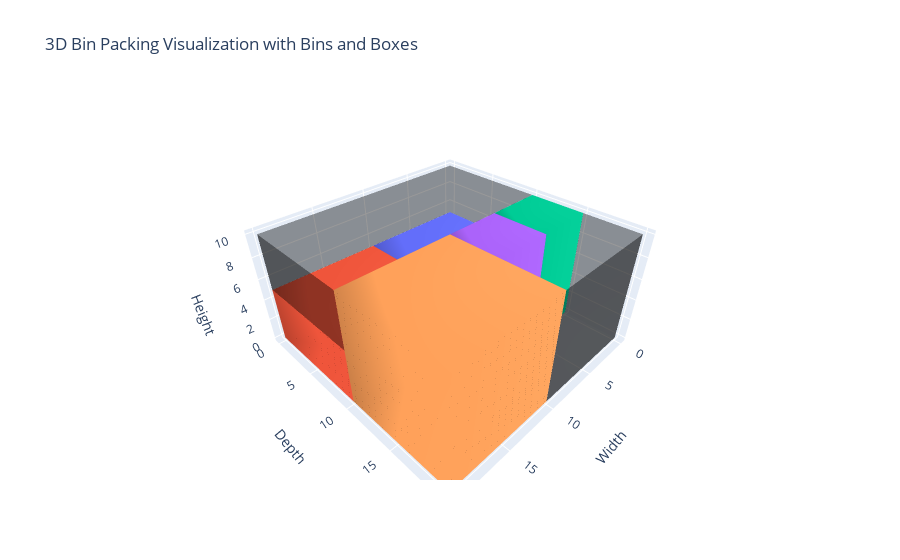

This figure's notebook cell:
### Code cell
execute_bin_packing(brute_force, "./data/example2.txt")

### Figure 1 — Plotly figure (JSON) as saved in the notebook; plotly's stock layout.template omitted (floating-point values rounded to 4 significant figures)
{"data": [{"color": "black", "i": [0, 0, 1, 1, 2, 2, 3, 3, 0, 0], "j": [1, 5, 2, 6, 3, 7, 0, 4, 1, 2], "k": [5, 4, 6, 5, 7, 6, 4, 7, 2, 3], "name": "Bin 1", "opacity": 0.4, "type": "mesh3d", "x": [0, 20, 20, 0, 0, 20, 20, 0], "y": [0, 0, 20, 20, 0, 0, 20, 20], "z": [0, 0, 0, 0, 10, 10, 10, 10]}, {"color": "#636EFA", "i": [0, 0, 1, 1, 2, 2, 3, 3, 0, 0, 4, 4], "j": [1, 5, 2, 6, 3, 7, 0, 4, 1, 2, 5, 6], "k": [5, 4, 6, 5, 7, 6, 4, 7, 2, 3, 6, 7], "name": "Bin 1, Box 1", "opacity": 1, "type": "mesh3d", "x": [0, 10, 10, 0, 0, 10, 10, 0], "y": [0, 0, 10, 10, 0, 0, 10, 10], "z": [0, 0, 0, 0, 5, 5, 5, 5]}, {"color": "#EF553B", "i": [0, 0, 1, 1, 2, 2, 3, 3, 0, 0, 4, 4], "j": [1, 5, 2, 6, 3, 7, 0, 4, 1, 2, 5, 6], "k": [5, 4, 6, 5, 7, 6, 4, 7, 2, 3, 6, 7], "name": "Bin 1, Box 2", "opacity": 1, "type": "mesh3d", "x": [10, 20, 20, 10, 10, 20, 20, 10], "y": [0, 0, 10, 10, 0, 0, 10, 10], "z": [0, 0, 0, 0, 5, 5, 5, 5]}, {"color": "#00CC96", "i": [0, 0, 1, 1, 2, 2, 3, 3, 0, 0, 4, 4], "j": [1, 5, 2, 6, 3, 7, 0, 4, 1, 2, 5, 6], "k": [5, 4, 6, 5, 7, 6, 4, 7, 2, 3, 6, 7], "name": "Bin 1, Box 3", "opacity": 1, "type": "mesh3d", "x": [0, 5, 5, 0, 0, 5, 5, 0], "y": [10, 10, 15, 15, 10, 10, 15, 15], "z": [0, 0, 0, 0, 10, 10, 10, 10]}, {"color": "#AB63FA", "i": [0, 0, 1, 1, 2, 2, 3, 3, 0, 0, 4, 4], "j": [1, 5, 2, 6, 3, 7, 0, 4, 1, 2, 5, 6], "k": [5, 4, 6, 5, 7, 6, 4, 7, 2, 3, 6, 7], "name": "Bin 1, Box 4", "opacity": 1, "type": "mesh3d", "x": [5, 10, 10, 5, 5, 10, 10, 5], "y": [10, 10, 15, 15, 10, 10, 15, 15], "z": [0, 0, 0, 0, 10, 10, 10, 10]}, {"color": "#FFA15A", "i": [0, 0, 1, 1, 2, 2, 3, 3, 0, 0, 4, 4], "j": [1, 5, 2, 6, 3, 7, 0, 4, 1, 2, 5, 6], "k": [5, 4, 6, 5, 7, 6, 4, 7, 2, 3, 6, 7], "name": "Bin 1, Box 5", "opacity": 1, "type": "mesh3d", "x": [10, 20, 20, 10, 10, 20, 20, 10], "y": [10, 10, 20, 20, 10, 10, 20, 20], "z": [0, 0, 0, 0, 10, 10, 10, 10]}], "layout": {"scene": {"xaxis": {"title": {"text": "Width"}}, "yaxis": {"title": {"text": "Depth"}}, "zaxis": {"title": {"text": "Height"}}}, "showlegend": true, "title": {"text": "3D Bin Packing Visualization with Bins and Boxes"}}}
